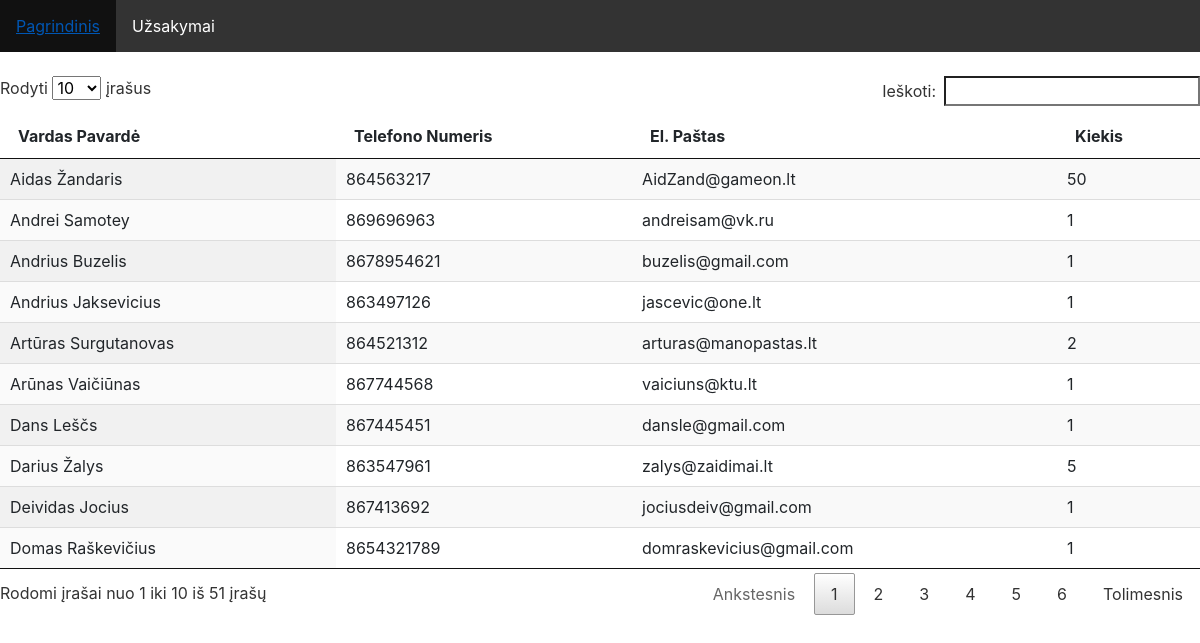
The page /orders on the database its author committed.
### tables this page shows
CREATE TABLE `orders_table` (
  `id` int(11) NOT NULL,
  `Name` varchar(100) NOT NULL,
  `ContactPhone` text NOT NULL,
  `ContactEmail` text NOT NULL,
  `Amount` int(3) NOT NULL
);

### controllers/PagesController.php (called while the page is built, shortened)
<?php
require 'models/Connection.php';
require 'models/QueryBuilder.php';
class PagesController
{
	public function orders()
	{
		$config = require 'config.php';
		$orders = new QueryBuilder(Connection::make($config['database']));
		$orders = $orders->selectAll('orders_table');
		require 'views/orders.view.php';
	}
}

### models/Router.php (called while the page is built, shortened)
<?php
require 'controllers/PagesController.php';
class Router
{
	public $routes = [
			'GET' => [],
			'POST' => []
	];
	public function get($uri, $controller)
	{
		$this->routes['GET'][$uri] = $controller;
	}
	public function post($uri, $controller)
	{
		$this->routes['POST'][$uri] = $controller;
	}
	public function direct($uri, $requestType)
	{
		if(array_key_exists($uri, $this->routes[$requestType])){
			return $this->callAction(
				...explode('@', $this->routes[$requestType][$uri])
			);
		}
		throw new Exception('No route defined for this URI.');
	}
	public function callAction($controller, $action)
	{
		return (new $controller)->$action();
	}
}

### index.php (called while the page is built, shortened)
<?php
require 'models/Router.php';
$router = Router::load('routes.php');
$router->direct(Request::url(), Request::method());

### config.php (called while the page is built)
<?php
	return [
		'database' => [
			'name' => 'orders',
			'charset' => 'utf8',
			'username' => 'root',
			'password' => '',
			'connection' => 'mysql:host=127.0.0.1',
			'options' => [
				PDO::ATTR_ERRMODE => PDO::ERRMODE_EXCEPTION
			]
		]
	];

### models/Connection.php (called while the page is built)
<?php
require 'config.php';
class Connection
{
	public static function make($config)
	{
		try{
			return new PDO(
				$config['connection'].';dbname='.$config['name'].';charset='.$config['charset'],
				$config['username'],
				$config['password'],
				$config['options']
			);
		} catch(PDOException $e){
			die($e->getMessage());
		}
	}
}

### models/QueryBuilder.php (called while the page is built, shortened)
<?php
class QueryBuilder
{
	protected $pdo;
	public function __construct($pdo)
	{
		$this->pdo = $pdo;
	}
	public function selectAll($table)
	{
		$statement = $this->pdo->prepare("SELECT * FROM {$table}");
		$statement->execute();
		return $statement->fetchAll(PDO::FETCH_CLASS);
	}
}

### views/orders.view.php (the view, shortened to what this page needs)
<?php require('partials/head.php'); ?>
	<br>
	<table id="example" class="display" cellspacing="0" width="100%">
		<thead>
			<tr>
				<th scope="col">Vardas Pavardė</th>
				<th scope="col">Telefono Numeris</th>
				<th scope="col">El. Paštas</th>
				<th scope="col">Kiekis</th>
			</tr>
		</thead>
		<tbody>
			<?php foreach($orders as $order) : ?>
				<tr>
					<td><?php echo $order->Name; ?></td>
					<td><?php echo $order->ContactPhone; ?></td>
					<td><?php echo $order->ContactEmail; ?></td>
					<td><?php echo $order->Amount; ?></td>
				</tr>
			<?php endforeach; ?>
		</tbody>
	</table>
<?php require('partials/footer.php'); ?>

### views/partials/head.php (shortened to what this page needs)
<!DOCTYPE html>
<html>
<head>
	<link rel="stylesheet" type="text/css" href="styles/jquery.dataTables.min.css">
    <link rel="stylesheet" href="https://maxcdn.bootstrapcdn.com/bootstrap/4.0.0-alpha.6/css/bootstrap.min.css">
  	<link rel="stylesheet" href="styles/style.css">
</head>
<body>
	<?php require('nav.php'); ?>

### views/partials/nav.php
<nav>
    <ul>
    	<li><a href="/">Pagrindinis</a></li>
    	<li><a href="/orders">Užsakymai</a></li>
    </ul>
</nav>

### styles/style.css (style rules this page uses)
ul { list-style-type: none; margin: 0; padding: 0; overflow: hidden; background-color: #333; }
li { float: left; }
li a { display: block; color: white; text-align: center; padding: 14px 16px; text-decoration: none; }

### rows shown on the page
orders_table: Name "Artūras Surgutanovas", ContactPhone "864521312", ContactEmail "arturas@manopastas.lt", Amount "2"
orders_table: Name "Aidas Žandaris", ContactPhone "864563217", ContactEmail "AidZand@gameon.lt", Amount "50"
orders_table: Name "Darius Žalys", ContactPhone "863547961", ContactEmail "zalys@zaidimai.lt", Amount "5"
orders_table: Name "Andrius Jaksevicius", ContactPhone "863497126", ContactEmail "jascevic@one.lt", Amount "1"
orders_table: Name "Andrei Samotey", ContactPhone "869696963", ContactEmail "andreisam@vk.ru", Amount "1"
orders_table: Name "Domas Raškevičius", ContactPhone "8654321789", ContactEmail "domraskevicius@gmail.com", Amount "1"
orders_table: Name "Deividas Jocius", ContactPhone "867413692", ContactEmail "jociusdeiv@gmail.com", Amount "1"
orders_table: Name "Dans Leščs", ContactPhone "867445451", ContactEmail "dansle@gmail.com", Amount "1"
orders_table: Name "Arūnas Vaičiūnas", ContactPhone "867744568", ContactEmail "vaiciuns@ktu.lt", Amount "1"
orders_table: Name "Andrius Buzelis", ContactPhone "8678954621", ContactEmail "buzelis@gmail.com", Amount "1"
